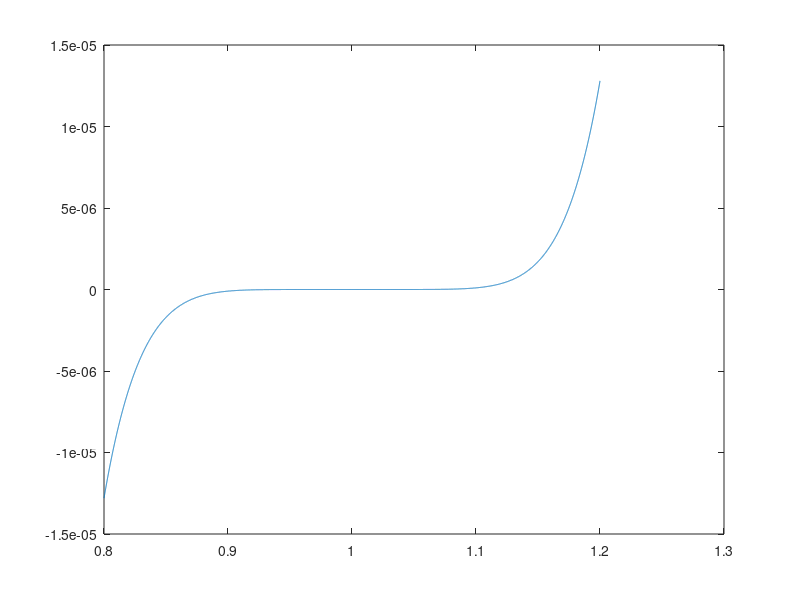
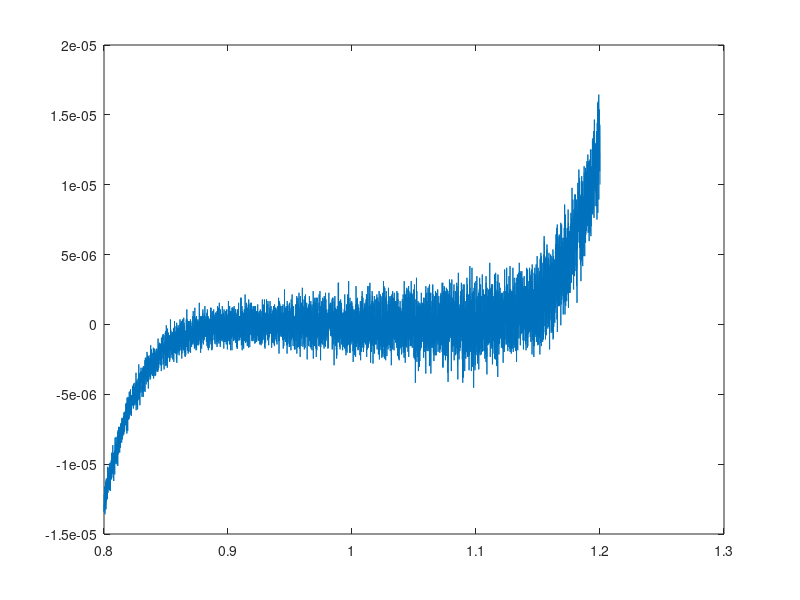

These figures' MATLAB source, in order:
%erstellt zwei Plots des selben Polynoms. Ein Mal in Linearfaktor-Schreibweise und ein Mal in Horner-Form
x = single(0.8:5*10^(-5):1.2);
plot(x,(x-1).^7);

figure

plot(x,((((((x-7).*x+21).*x-35).*x+35).*x-21).*x+7).*x-1);

%figure 2 ist ungenauer und fluktuiert. Dies liegt daran, dass mit den ungenauen single-Werten viele Multiplikationen
%ausgeführt werden und nicht nur eine Potenz. Hier pflanzen sich die Rundungsfehler fort.
